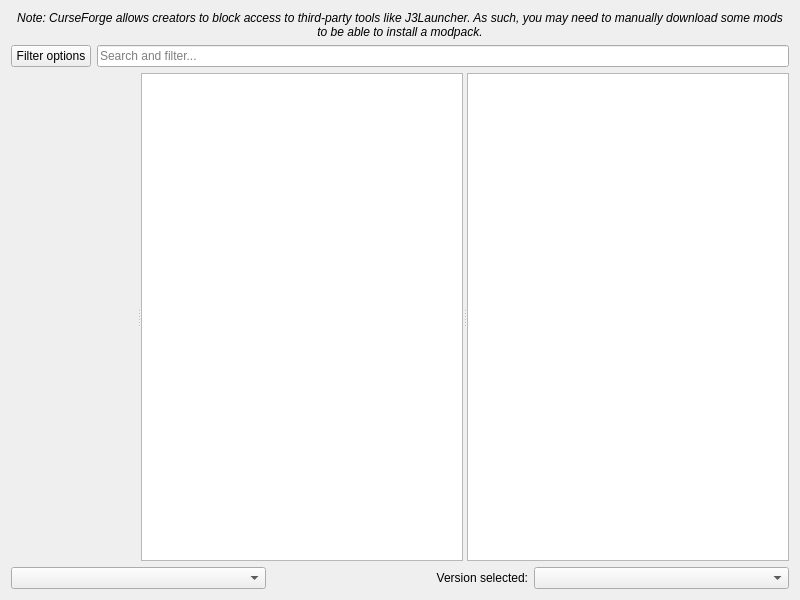
<?xml version="1.0" encoding="UTF-8"?>
<ui version="4.0">
 <class>FlamePage</class>
 <widget class="QWidget" name="FlamePage">
  <property name="geometry">
   <rect>
    <x>0</x>
    <y>0</y>
    <width>800</width>
    <height>600</height>
   </rect>
  </property>
  <layout class="QVBoxLayout" name="verticalLayout">
   <item>
    <widget class="QLabel" name="label_2">
     <property name="font">
      <font>
       <italic>true</italic>
      </font>
     </property>
     <property name="text">
      <string>Note: CurseForge allows creators to block access to third-party tools like J3Launcher. As such, you may need to manually download some mods to be able to install a modpack.</string>
     </property>
     <property name="alignment">
      <set>Qt::AlignCenter</set>
     </property>
     <property name="wordWrap">
      <bool>true</bool>
     </property>
    </widget>
   </item>
   <item>
    <layout class="QHBoxLayout" name="horizontalLayout">
     <item>
      <widget class="QPushButton" name="filterButton">
       <property name="text">
        <string>Filter options</string>
       </property>
      </widget>
     </item>
     <item>
      <widget class="QLineEdit" name="searchEdit">
       <property name="placeholderText">
        <string>Search and filter...</string>
       </property>
      </widget>
     </item>
    </layout>
   </item>
   <item>
    <widget class="QSplitter" name="splitter">
     <property name="sizePolicy">
      <sizepolicy hsizetype="Expanding" vsizetype="Expanding">
       <horstretch>0</horstretch>
       <verstretch>0</verstretch>
      </sizepolicy>
     </property>
     <property name="orientation">
      <enum>Qt::Horizontal</enum>
     </property>
     <widget class="QWidget" name="widget" native="true"/>
     <widget class="QListView" name="packView">
      <property name="horizontalScrollBarPolicy">
       <enum>Qt::ScrollBarAlwaysOff</enum>
      </property>
      <property name="alternatingRowColors">
       <bool>true</bool>
      </property>
      <property name="iconSize">
       <size>
        <width>48</width>
        <height>48</height>
       </size>
      </property>
      <property name="verticalScrollMode">
       <enum>QAbstractItemView::ScrollPerPixel</enum>
      </property>
     </widget>
     <widget class="ProjectDescriptionPage" name="packDescription">
      <property name="openExternalLinks">
       <bool>true</bool>
      </property>
      <property name="openLinks">
       <bool>true</bool>
      </property>
     </widget>
    </widget>
   </item>
   <item>
    <layout class="QHBoxLayout">
     <item>
      <widget class="QComboBox" name="sortByBox"/>
     </item>
     <item>
      <widget class="QLabel" name="label">
       <property name="text">
        <string>Version selected:</string>
       </property>
       <property name="alignment">
        <set>Qt::AlignRight|Qt::AlignTrailing|Qt::AlignVCenter</set>
       </property>
      </widget>
     </item>
     <item>
      <widget class="QComboBox" name="versionSelectionBox"/>
     </item>
    </layout>
   </item>
  </layout>
 </widget>
 <customwidgets>
  <customwidget>
   <class>ProjectDescriptionPage</class>
   <extends>QTextBrowser</extends>
   <header>ui/widgets/ProjectDescriptionPage.h</header>
  </customwidget>
 </customwidgets>
 <tabstops>
  <tabstop>packView</tabstop>
  <tabstop>packDescription</tabstop>
  <tabstop>sortByBox</tabstop>
  <tabstop>versionSelectionBox</tabstop>
 </tabstops>
 <resources/>
 <connections/>
</ui>
